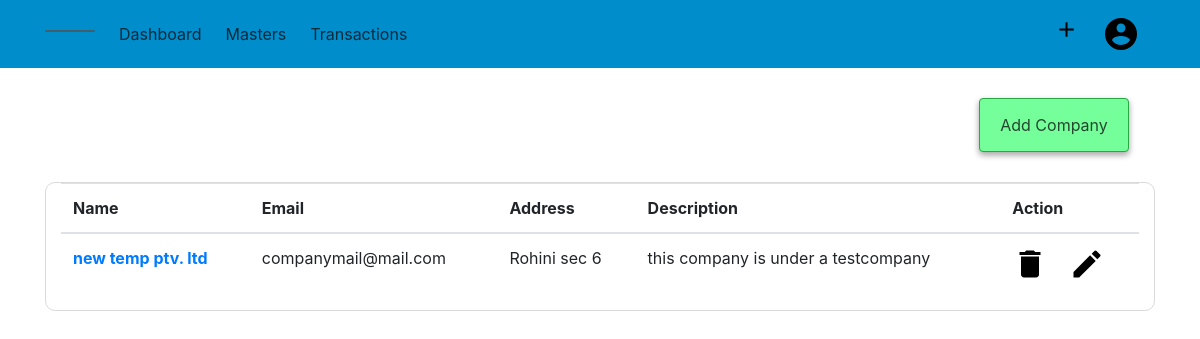
The app's page /companies (signed in), older data.
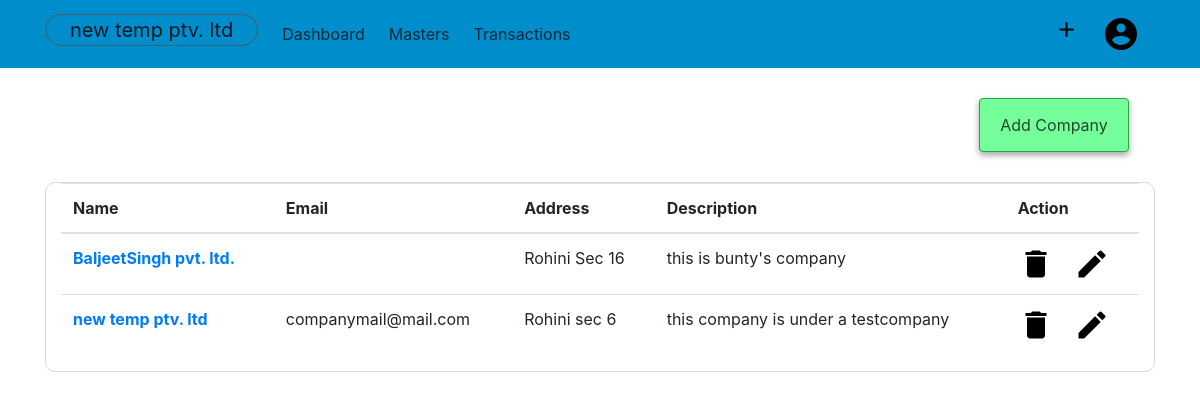
The same page, newer data.
### acsystem/models.py (models this page shows, shortened)
class Company(db.Model):
    id = db.Column(db.Integer, primary_key=True)
    companyname = db.Column(db.String(80), unique=True, nullable=False)
    mailingname = db.Column(db.String(80), nullable = False)
    address = db.Column(db.String(100), nullable=False)
    country = db.Column(db.String(40), nullable=False)
    state = db.Column(db.String(40), nullable=False)
    pin = db.Column(db.Integer)
    email = db.Column(db.String(60))
    phoneno = db.Column(db.Integer)
    website = db.Column(db.String(60))
    datecreated = db.Column(db.DateTime, default = datetime.utcnow, nullable=False)
    gstno = db.Column(db.Integer)
    description = db.Column(db.Text)
    user_id = db.Column(db.Integer, db.ForeignKey('user.id'), nullable=False)

### acsystem/routes.py (the view)
@app.route("/companies")
@login_required
def companies():
    companies = Company.query.filter_by(owner = current_user).order_by(Company.datecreated.desc())
    return render_template("companies.html", title="Company", companies = companies, activecomp = activecomp)

### acsystem/models.py (called while the page is built)
@login_manager.user_loader
def load_user(user_id):
    return User.query.get(int(user_id))

### acsystem/templates/companies.html
{% extends "layout.html"%}
{% block content %}
<div class="container">
    <div class="container-fluid">
        <ul class="nav justify-content-end">
            <li class="btn btn-success">
                <a class="nav-link" href="{{ url_for('addcompany') }}">Add Company</a>
            </li>
        </ul>
    </div>
    <div class="container-fluid" style="border:1px solid rgb(218, 218, 218); border-radius:10px;">
        <table class="table">
            <thead>
                <tr>
                    <th scope="col">Name</th>
                    <th scope="col">Email</th>
                    <th scope="col">Address</th>
                    <th scope="col">Description</th>
                    <th scope="col">Action</th>
                </tr>
            </thead>
            <tbody>
                {% for company in companies %}
                <tr>
                    <th scope="row"> <a href="{{url_for('activatecompany', compid= company.id) }}">{{company.companyname }}</a> </th>
                    <td>{{ company.email }}</td>
                    <td>{{ company.address }}</td>
                    <td >{{ company.description }}</td>
                    <td><a href="#"><img class="mr-2" src="{{ url_for('static',filename='images/delete.png') }}" alt="delete">
                        </a> <a href="#"><img class="ml-2" src="{{ url_for('static',filename='images/edit.png') }}" alt="edit"></a></td>
                </tr>
                {% endfor %}
            </tbody>
        </table>
    </div>
</div>
{% endblock content %}

### acsystem/templates/layout.html (shortened to what this page needs)
{% extends "header.html" %}
{% block body %}
<nav class="navbar navbar-expand-lg">
    <div class="container">
        <ul class="navbar-nav">
            <li>
                <a class="navbar-brand" href="{{ url_for('companies') }}">{{ activecomp.companyname }} </a>
            </li>
            <li class="nav-item">
                <a class="nav-link" href="{{ url_for('dashboard')}}">Dashboard</a>
            </li>
            <li class="nav-item dropdown">
                <a class="nav-link dropdown-toggle" href="#" id="drop1" data-toggle="dropdown">
                    Masters
                </a>
            </li>
            <li class="nav-item dropdown">
                <a class="nav-link dropdown-toggle" href="#" id="drop2" data-toggle="dropdown">
                    Transactions
                </a>
            </li>
        </ul>
        <ul class="navbar-nav">
            <li class="nav-item dropdown">
                <a class="nav-link dropdown-toggle" href="#" id="dropadd" data-toggle="dropdown">
                    <img src="{{url_for('static', filename='images/add.png')}}" alt="+" width="25px;"></a>
            </li>
            <li class="nav-item dropdown">
                <a class="nav-link dropdown-toggle" href="#" id="dropaccount" data-toggle="dropdown">
                    <img src="{{ url_for('static', filename='images/user.png')}}" alt="Account">
                </a>
            </li>
        </ul>
    </div>
</nav>
    {% block content%} {% endblock %}
{% endblock %}

### acsystem/templates/header.html (shortened to what this page needs)
<!DOCTYPE html>
<html lang="en">
<head>
    <link rel="stylesheet" href="{{url_for('static', filename='bootstrap.css')}}">
    <link rel="stylesheet" href="{{url_for('static', filename='main.css')}}">
    <link rel="stylesheet" href="{{url_for('static', filename='style.css')}}">
    <link rel="stylesheet" href="https:/cdnjs.cloudflare.com/ajax/libs/toastr.js/latest/toastr.min.css">
</head>
<body>
        {% block body%} {% endblock %}
</body>
</html>

### acsystem/static/style.css (style rules this page uses)
.btn { -webkit-box-shadow: 0 3px 6px rgba(0, 0, 0, 0.16), 0 3px 6px rgba(0, 0, 0, 0.23); box-shadow: 0 3px 6px rgba(0, 0, 0, 0.16), 0 3px 6px rgba(0, 0, 0, 0.23); }
.dropdown ::after { display: none !important; }
.navbar-brand { color: rgba(0, 0, 0, 0.822); border: 1px solid rgba(83, 83, 83, 0.8); border-radius: 30px; padding: 0 1.5rem; }
.nav-item { display: block; padding-right: .5rem; }
.navbar-nav { -webkit-box-orient: horizontal !important; -webkit-box-direction: normal !important; -ms-flex-direction: row !important; flex-direction: row !important; }
.nav-link { color: rgba(12, 12, 12, 0.76); padding: .5rem !important; }
.navbar { background-color: #008dcc; }
.btn { margin: 0 .7rem; }
.btn-success { background-color: #75ff9b !important; }
.container-fluid { margin-top: 30px !important; }

Row changes from the older to the newer data that the page shows:
shown differently, row unchanged: Company "new temp ptv. ltd": companyname (not shown) → "new temp ptv. ltd"
added Company: companyname "BaljeetSingh pvt. ltd.", address "Rohini Sec 16", description "this is bunty's company"
